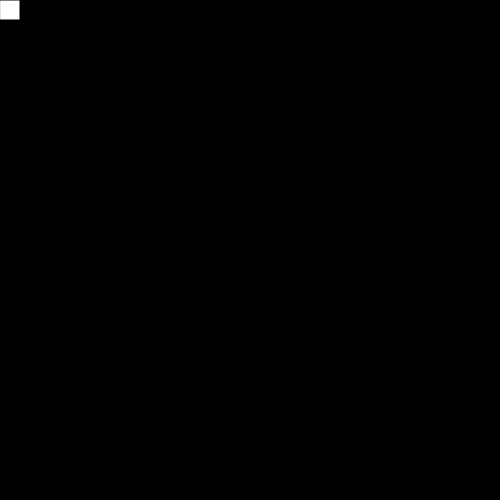
Frame 1 (no input)
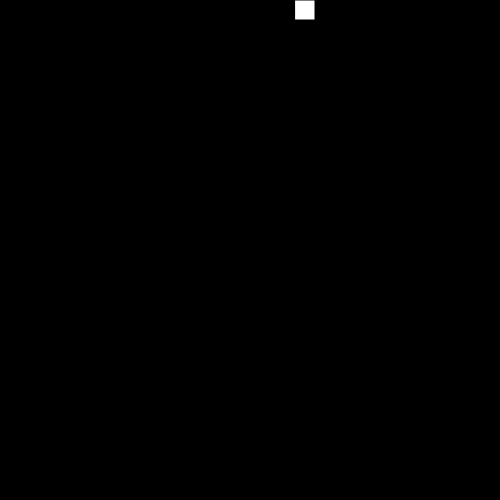
Frame 60 (no input)
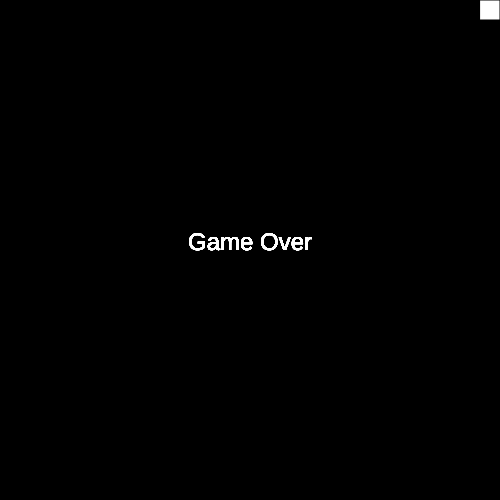
Frame 120 (the mouse pressed at the canvas centre since frame 60)

The p5.js sketch that drew these frames (run headless with seeded random() and noise() and a simulated clock; from frame 60 on, the mouse is pressed at the canvas centre):

// p5.js sketch
// ── sketch.js
let x;
let y;
let size = 20;
let velocity = 5;

let isGameOver = false;
let lastKeyPressed;

const canvasSize = 500;

// Runs on start
function setup() {
  createCanvas(canvasSize, canvasSize);
  reset();
}

// Runs every frame
function draw () {
  if (!isGameOver) {
    background(0);
    drawDot();
    drawSnake();
  } else {
    showGameOver();
  }
  if (isGameOver && (lastKeyPressed === ENTER || lastKeyPressed === RETURN)) {
    reset();
  }
}

// Automatically gets called when key is pressed
function keyPressed() {
  if (
    (
      keyCode === LEFT_ARROW ||
      keyCode === RIGHT_ARROW ||
      keyCode === UP_ARROW ||
      keyCode === DOWN_ARROW
    ) ||
    (
      isGameOver && (keyCode === RETURN || keyCode === ENTER)
    )
  ) {
    lastKeyPressed = keyCode;
  }
}

function showGameOver () {
  textSize(24);
  text('Game Over', canvasSize/2, canvasSize/2);
  textAlign('center')
  fill('white');
}

function drawDot () {

}

function drawSnake() {
  // Draw square to canvas
  square(x, y, size);

  // Move snake according to last key pressed
  if (lastKeyPressed === LEFT_ARROW) {
    x = x - velocity;
  } else if (lastKeyPressed === RIGHT_ARROW) {
    x = x + velocity;
  } else if (lastKeyPressed === UP_ARROW) {
    y = y - velocity;
  } else if (lastKeyPressed === DOWN_ARROW) {
    y = y + velocity;
  }

  // Check if out of bounds
  isOutOfBounds();
}

// Reset game state
function reset () {
  x = 0;
  y = 0;
  lastKeyPressed = RIGHT_ARROW;
  isGameOver = false;
}

// Check if snake has hit edge of canvas
function isOutOfBounds () {
  if (
    x >= canvasSize - size/2 - velocity ||
    x < 0 ||
    y >= canvasSize - size/2 - velocity||
    y < 0
  ) {
    isGameOver = true;
  }
}
// ── food.js
class Food {
  constructor() {
    this.pos = createVector(this.getPosition(), this.getPosition());
  }

  draw () {
    fill('green');
    square(this.pos.x, this.pos.y, cell, cell); // Draw square to canvas
  }

  reset (filledPositions) {
    let newPos = createVector(this.getPosition(), this.getPosition());

    // If early in game, just try getting a random position
    if (filledPositions.length < 50) {
      let xExists = filledPositions.some(({ x }) => x === newPos.x);
      let yExists = filledPositions.some(({ y }) => y === newPos.y);

      while (xExists && yExists) {
        if (xExists) newPos.x = this.getPosition();
        if (yExists) newPos.y = this.getPosition();

        xExists = filledPositions.some(({ x }) => x === newPos.x);
        yExists = filledPositions.some(({ y }) => y === newPos.y);
      }
    } else { // If in late game, check unfilled positions
      // TODO
    }

    this.pos = newPos;
  }

  getPosition () {
    return floor(random(cell, (canvasSize - cell)/cell)) * cell;
  }
}
// ── scoreboard.js
class Scoreboard {
  constructor() {
    this.score = 0;
    this.highScore = 0;
  }

  draw () {
    fill('white');
    textSize(18);
    textAlign('left');
    text(`Score: ${this.score}`, canvasSize*0.83, canvasSize*0.05);
  }

  addPoint () {
    this.score++;
  }

  setHighScore () {
    if (this.score > this.highScore) this.highScore = this.score;
  }

  reset () {
    this.score = 0;
  }
}
// ── snake.js
class Snake {
  constructor() {
    this.body = [this.getPosition()];
    this.xVelocity = 0;
    this.yVelocity = 0;
  }

  draw () {
    fill(255);
    this.moveSnake();
  }

  changeDirection (xVel, yVel) {
    const goingOppositeDirection = (xVel && this.xVelocity) || (yVel && this.yVelocity);
    if (!goingOppositeDirection) {
      this.xVelocity = xVel;
      this.yVelocity = yVel;
    }
  }

  moveSnake() {
    const head = this.body[this.body.length - 1].copy();

    this.body.shift();

    head.x += this.xVelocity*cell;
    head.y += this.yVelocity*cell;

    this.body.push(head);

    this.show();
  }

  show () {
    for (let i = this.body.length - 1; i >= 0; i--) {
      square(this.body[i].x, this.body[i].y, cell); // Draw square to canvas
    }
  }

  eat ({ x: foodX, y: foodY }) {
    const { x: headX, y: headY } = this.body[this.body.length - 1].copy();
    return dist(headX, headY, foodX, foodY) <= 1;
  }

  grow () {
    const head = this.body[this.body.length - 1].copy();
    this.body.push(head);
  }

  isGameOver () {
    return this.hasEatenSelf() || this.isOutOfBounds();
  }

  hasEatenSelf () {
    return this.body.slice(0, this.body.length - 2).some((part) => {
      return this.eat(part);
    });
  }

  // Check if snake has hit edge of canvas
  isOutOfBounds () {
    const head = this.body[this.body.length - 1];
    return (
      head.x > canvasSize - cell ||
      head.x <= cell/2 ||
      head.y > canvasSize - cell ||
      head.y < 0
    );
  }

  reset () {
    this.body = [this.getPosition()];
    this.changeDirection(0, 0);
  }

  getPosition () {
    return createVector(floor(canvasSize/2), floor(canvasSize/2));
  }
}
// ── style.css
html,
body {
  margin: 1%;
  padding: 0;
}

canvas {
  display: block;
}
